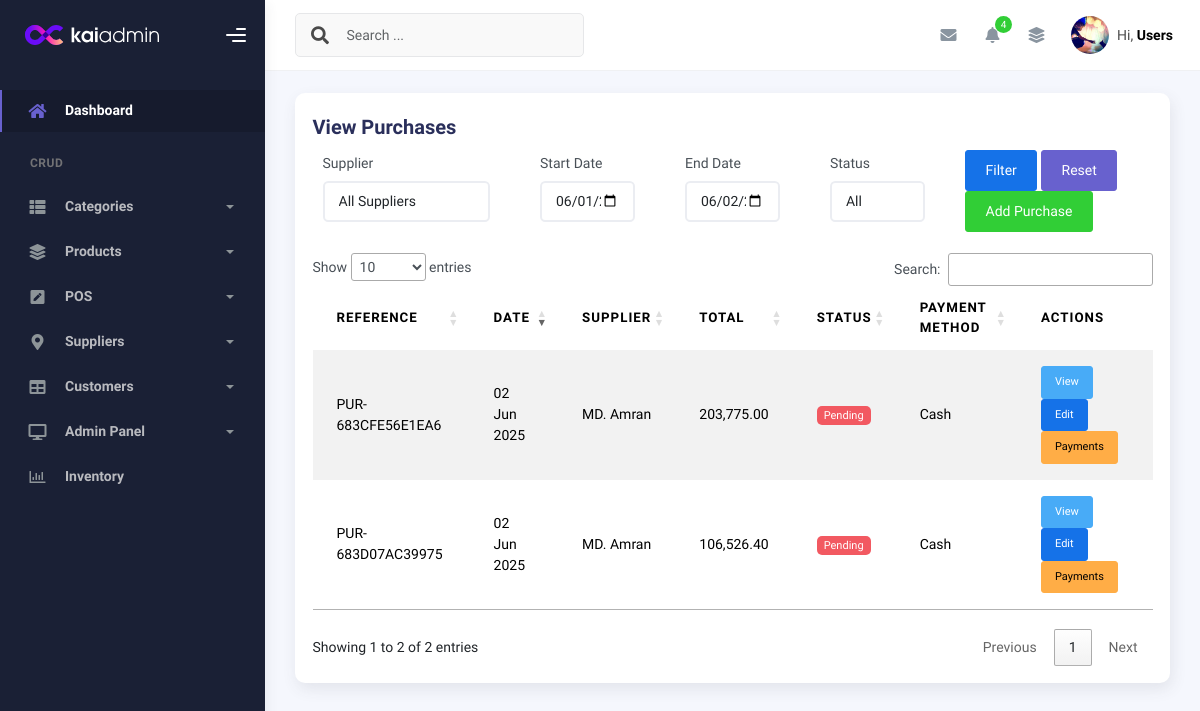
The app's page /modules/purchase/view_purchases.php (signed in), older data.
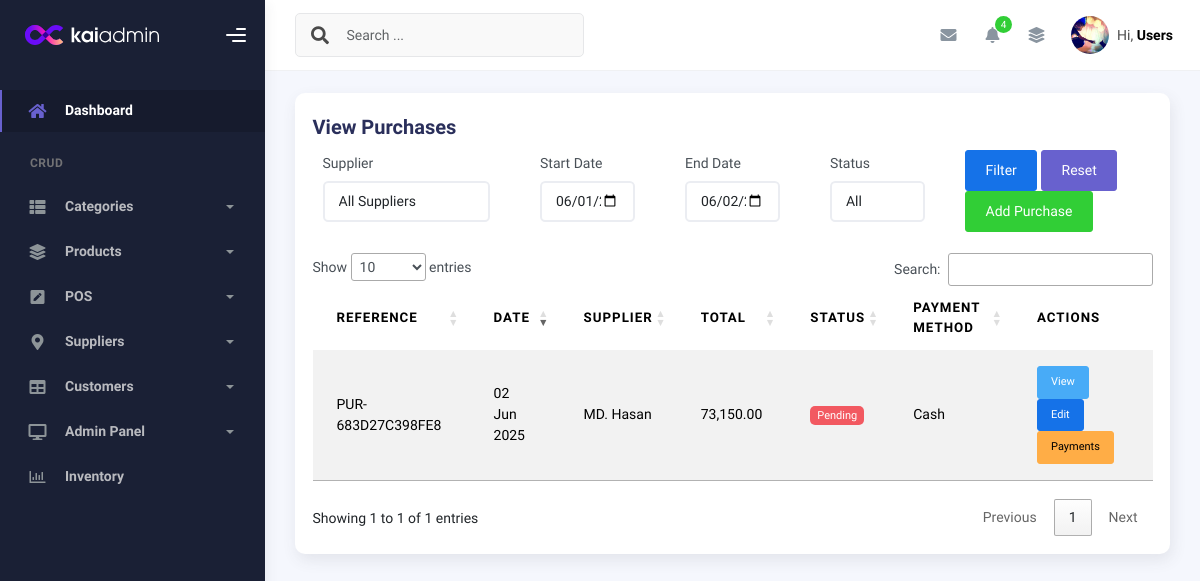
The same page, newer data.
### tables this page shows
CREATE TABLE `purchase` (
  `id` int(11) NOT NULL,
  `supplier_id` int(11) DEFAULT NULL,
  `reference_no` varchar(50) DEFAULT NULL,
  `purchase_date` date NOT NULL,
  `payment_method` varchar(20) DEFAULT 'cash',
  `payment_status` enum('pending','partial','paid') DEFAULT 'pending',
  `discount` decimal(10,2) DEFAULT 0.00,
  `discount_amount` decimal(10,2) DEFAULT 0.00,
  `subtotal` decimal(10,2) DEFAULT 0.00,
  `vat` decimal(10,2) NOT NULL DEFAULT 0.00,
  `total` decimal(10,2) NOT NULL,
  `user_id` int(11) DEFAULT NULL,
  `is_deleted` tinyint(1) DEFAULT 0,
  `deleted_at` timestamp NULL DEFAULT NULL,
  `created_at` timestamp NOT NULL DEFAULT current_timestamp(),
  `updated_at` timestamp NOT NULL DEFAULT current_timestamp() ON UPDATE current_timestamp()
);

CREATE TABLE `suppliers` (
  `id` int(11) NOT NULL,
  `name` varchar(100) NOT NULL,
  `phone` varchar(20) DEFAULT NULL,
  `email` varchar(100) DEFAULT NULL,
  `address` text DEFAULT NULL,
  `company_name` varchar(100) DEFAULT NULL,
  `created_at` timestamp NOT NULL DEFAULT current_timestamp(),
  `updated_at` timestamp NOT NULL DEFAULT current_timestamp() ON UPDATE current_timestamp()
);

### includes/crud_class.php (called while the page is built, shortened)
<?php
class CRUD {
    protected $host = 'localhost';
    protected $username = 'root';
    protected $password = '';
    protected $database = 'inventory_system';
    protected $connect;
    function __construct() {
        $this->connect = new mysqli($this->host, $this->username, $this->password, $this->database);
        $this->connect->set_charset("utf8mb4");
    }
    private function buildWhereClause($conditions) {
        $whereParts = [];
        $params = [];
        foreach ($conditions as $key => $value) {
            if (preg_match('/^(.+?)\s*(=|!=|<>|>|<|>=|<=|LIKE|NOT LIKE|IN|NOT IN)\s*$/i', $key, $matches)) {
                $column = trim($matches[1]);
                $operator = trim($matches[2]);
            } else {
                $column = $key;
                $operator = '=';
            }
            $whereParts[] = "`$column` $operator ?";
            $params[] = $value;
        }
        return [
            'sql' => 'WHERE ' . implode(' AND ', $whereParts),
            'params' => $params
        ];
    }
    private function bind_params($stmt, $params) {
        $types = '';
        $values = [];
        foreach ($params as $value) {
            if (is_int($value)) {
                $types .= 'i';
            } elseif (is_float($value)) {
                $types .= 'd';
            } else {
                $types .= 's';
            }
            $values[] = $value;
        }
        array_unshift($values, $types);
        return call_user_func_array([$stmt, 'bind_param'], $this->ref_values($values));
    }
    private function ref_values($array) {
        $refs = [];
        foreach ($array as $key => $value) {
            $refs[$key] = &$array[$key];
        }
        return $refs;
    }
    public function common_select($table, $fields = '*', $where = false, $sort = 'id', $sort_type = 'asc', $offset = false, $limit = false) {
        $data = [];
        $error = 0;
        $error_msg = "";
        $params = [];
        $sql = "SELECT $fields FROM `$table`";
        if ($where) {
            if (is_array($where)) {
                $whereClause = $this->buildWhereClause($where);
                $sql .= ' ' . $whereClause['sql'];
                $params = $whereClause['params'];
            } else {
                $sql .= " WHERE $where";
            }
        }
        if ($sort) {
            $sql .= " ORDER BY `$sort` " . (strtoupper($sort_type) === 'DESC' ? 'DESC' : 'ASC');
        }
        $stmt = $this->connect->prepare($sql);
        if ($stmt) {
            if (!empty($params)) {
                if (!$this->bind_params($stmt, $params)) {
                    return ['data' => [], 'error' => 1, 'error_msg' => "Parameter binding failed"];
                }
            }
            if ($stmt->execute()) {
                $result = $stmt->get_result();
                if ($result->num_rows > 0) {
                    while ($r = $result->fetch_object()) {
                        $data[] = $r;
                    }
                }
            } else {
                $error = 1;
                $error_msg = $stmt->error;
            }
        } else {
            $error = 1;
            $error_msg = $this->connect->error;
        }
        return ['data' => $data, 'error' => $error, 'error_msg' => $error_msg];
    }
}

### db_plugin.php (called while the page is built, shortened)
<?php
require_once __DIR__ . '/includes/crud_class.php';
$mysqli=new CRUD();
?>

### modules/purchase/view_purchases.php (the view, shortened to what the rows shown need)
<?php
require_once __DIR__ . '/../../db_plugin.php';
$purchases_result = $mysqli->common_select('purchase', '*', []);
if ($purchases_result['error']) {
    error_log("Purchase query error: " . $purchases_result['error_msg']);
    $purchases = [];
} else {
    $purchases = $purchases_result['data'];
}
require_once __DIR__ . '/../../requires/header.php';
require_once __DIR__ . '/../../requires/topbar.php';
?>
<div class="container">
    <div class="page-inner">
        <div class="row">
            <div class="col-md-12 grid-margin">
                <div class="card">
                    <div class="card-body">
                        <div class="table-responsive">
                            <table class="table table-striped" id="purchasesTable">
                                <thead>
                                    <tr>
                                        <th>Reference</th>
                                        <th>Date</th>
                                        <th>Supplier</th>
                                        <th>Total</th>
                                        <th>Status</th>
                                        <th>Payment Method</th>
                                        <th>Actions</th>
                                    </tr>
                                </thead>
                                <tbody>
                                    <?php if (!empty($purchases)): ?>
                                        <?php foreach ($purchases as $purchase):
                                            $supplier = $mysqli->common_select('suppliers', '*', ['id' => $purchase->supplier_id])['data'][0] ?? null;
                                        ?>
                                            <tr>
                                                <td><?= htmlspecialchars($purchase->reference_no) ?></td>
                                                <td><?= date('d M Y', strtotime($purchase->purchase_date)) ?></td>
                                                <td><?= $supplier ? htmlspecialchars($supplier->name) : 'N/A' ?></td>
                                                <td><?= number_format($purchase->total, 2) ?></td>
                                                <td>
                                                    <span class="badge badge-<?=
                                                        $purchase->payment_status == 'paid' ? 'success' :
                                                        ($purchase->payment_status == 'partial' ? 'warning' : 'danger')
                                                    ?>">
                                                        <?= ucfirst($purchase->payment_status) ?>
                                                    </span>
                                                </td>
                                                <td><?= ucfirst(str_replace('_', ' ', $purchase->payment_method)) ?></td>
                                                <td>
                                                    <a href="purchase_details.php?id=<?= $purchase->id ?>" class="btn btn-info btn-sm">View</a>
                                                    <?php if ($_SESSION['user']->role == 'admin'): ?>
                                                        <a href="edit_purchase.php?id=<?= $purchase->id ?>" class="btn btn-primary btn-sm">Edit</a>
                                                        <a href="purchase_payments.php?id=<?= $purchase->id ?>" class="btn btn-warning btn-sm">Payments</a>
                                                    <?php endif; ?>
                                                </td>
                                            </tr>
                                        <?php endforeach; ?>
                                    <?php else: ?>
                                        <tr>
                                            <td colspan="7" class="text-center">No purchases found</td>
                                        </tr>
                                    <?php endif; ?>
                                </tbody>
                            </table>
                        </div>
                    </div>
                </div>
            </div>
        </div>
    </div>
</div>
<?php require_once __DIR__ . '/../../requires/footer.php'; ?>

Row changes from the older to the newer data that the page shows:
removed purchase: reference_no "PUR-683CFE56E1EA6", purchase_date "02 Jun 2025", supplier.name "MD. Amran", total "203,775.00", payment_status "Pending", payment_method "Cash"
removed purchase: reference_no "PUR-683D07AC39975", purchase_date "02 Jun 2025", supplier.name "MD. Amran", total "106,526.40", payment_status "Pending", payment_method "Cash"
added purchase: reference_no "PUR-683D27C398FE8", purchase_date "02 Jun 2025", supplier.name "MD. Hasan", total "73,150.00", payment_status "Pending", payment_method "Cash"
Text that changed along with them:
text written by a page script: "Show entries Search: Showing 1 to 2 of 2 entries Previous 1 Next" → "Show entries Search: Showing 1 to 1 of 1 entries Previous 1 Next"
